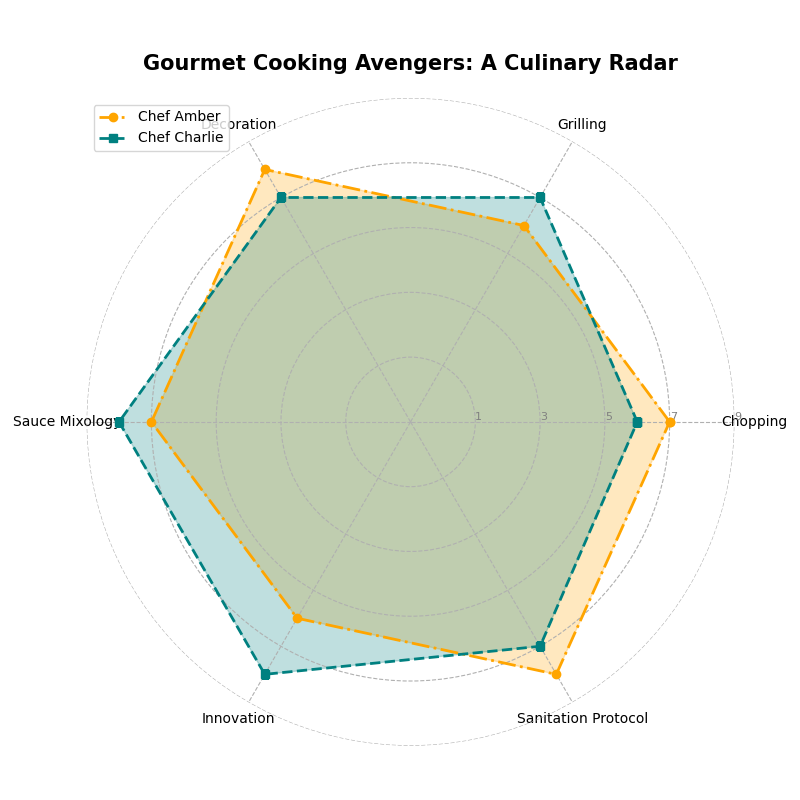

Recreate this plot in Python.
import matplotlib.pyplot as plt
import numpy as np
from math import pi

categories = ["Chopping", "Grilling", "Decoration", "Sauce Mixology", "Innovation", "Sanitation Protocol"]
num_vars = len(categories)

chef_amber = [8, 7, 9, 8, 7, 9]
chef_charlie = [7, 8, 8, 9, 9, 8]

angles = np.linspace(0, 2 * pi, num_vars, endpoint=False).tolist()
angles += angles[:1]

amber_data = chef_amber + chef_amber[:1]
charlie_data = chef_charlie + chef_charlie[:1]

fig, ax = plt.subplots(figsize=(8, 8), subplot_kw=dict(polar=True))

plt.xticks(angles[:-1], categories, color='black', size=10)
ax.set_rlabel_position(0)
plt.yticks([2, 4, 6, 8, 10], ["1", "3", "5", "7", "9"], color="grey", size=8)
plt.ylim(0, 10)

ax.plot(angles, amber_data, linewidth=2, linestyle='dashdot', marker='o', label='Chef Amber', color='orange')
ax.fill(angles, amber_data, color='orange', alpha=0.25)

ax.plot(angles, charlie_data, linewidth=2, linestyle='dashed', marker='s', label='Chef Charlie', color='teal')
ax.fill(angles, charlie_data, color='teal', alpha=0.25)

ax.grid(True, linestyle='--')

ax.spines['polar'].set_visible(False)

plt.title("Gourmet Cooking Avengers: A Culinary Radar", size=15, color='black', weight='bold', pad=20)
plt.legend(loc='upper left')

plt.tight_layout()

plt.show()
